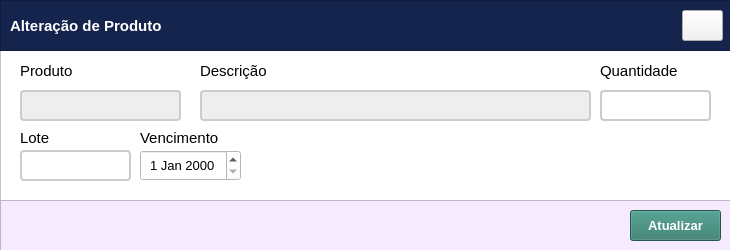
<?xml version="1.0" encoding="UTF-8"?>
<ui version="4.0">
 <class>MainWindow</class>
 <widget class="QMainWindow" name="MainWindow">
  <property name="geometry">
   <rect>
    <x>0</x>
    <y>0</y>
    <width>730</width>
    <height>250</height>
   </rect>
  </property>
  <property name="minimumSize">
   <size>
    <width>730</width>
    <height>250</height>
   </size>
  </property>
  <property name="maximumSize">
   <size>
    <width>730</width>
    <height>250</height>
   </size>
  </property>
  <property name="windowTitle">
   <string>MainWindow</string>
  </property>
  <property name="styleSheet">
   <string notr="true">background-color: rgb(255, 255, 255);</string>
  </property>
  <widget class="QWidget" name="centralwidget">
   <widget class="QFrame" name="frame_3">
    <property name="geometry">
     <rect>
      <x>0</x>
      <y>0</y>
      <width>733</width>
      <height>51</height>
     </rect>
    </property>
    <property name="styleSheet">
     <string notr="true">background-color: rgb(20, 36, 76);</string>
    </property>
    <property name="frameShape">
     <enum>QFrame::StyledPanel</enum>
    </property>
    <property name="frameShadow">
     <enum>QFrame::Raised</enum>
    </property>
    <layout class="QHBoxLayout" name="horizontalLayout_2">
     <item>
      <widget class="QLabel" name="labelProdutos_2">
       <property name="font">
        <font>
         <family>Arial</family>
         <pointsize>11</pointsize>
         <weight>75</weight>
         <bold>true</bold>
        </font>
       </property>
       <property name="styleSheet">
        <string notr="true">color:rgb(255, 255, 255)</string>
       </property>
       <property name="text">
        <string>Alteração de Produto</string>
       </property>
      </widget>
     </item>
     <item>
      <spacer name="horizontalSpacer_2">
       <property name="orientation">
        <enum>Qt::Horizontal</enum>
       </property>
       <property name="sizeHint" stdset="0">
        <size>
         <width>588</width>
         <height>20</height>
        </size>
       </property>
      </spacer>
     </item>
     <item>
      <widget class="QPushButton" name="btnSair">
       <property name="minimumSize">
        <size>
         <width>41</width>
         <height>31</height>
        </size>
       </property>
       <property name="maximumSize">
        <size>
         <width>41</width>
         <height>31</height>
        </size>
       </property>
       <property name="styleSheet">
        <string notr="true">background-color:rgb(242, 242, 242)</string>
       </property>
       <property name="text">
        <string/>
       </property>
       <property name="icon">
        <iconset>
         <normaloff>../SQL/img/icons8-logout-arredondado-50.png</normaloff>../SQL/img/icons8-logout-arredondado-50.png</iconset>
       </property>
       <property name="iconSize">
        <size>
         <width>18</width>
         <height>18</height>
        </size>
       </property>
      </widget>
     </item>
    </layout>
   </widget>
   <widget class="QFrame" name="frame">
    <property name="geometry">
     <rect>
      <x>0</x>
      <y>200</y>
      <width>731</width>
      <height>51</height>
     </rect>
    </property>
    <property name="minimumSize">
     <size>
      <width>731</width>
      <height>51</height>
     </size>
    </property>
    <property name="styleSheet">
     <string notr="true">background-color: rgb(246, 234, 255);</string>
    </property>
    <property name="frameShape">
     <enum>QFrame::StyledPanel</enum>
    </property>
    <property name="frameShadow">
     <enum>QFrame::Raised</enum>
    </property>
    <layout class="QHBoxLayout" name="horizontalLayout">
     <item>
      <spacer name="horizontalSpacer">
       <property name="orientation">
        <enum>Qt::Horizontal</enum>
       </property>
       <property name="sizeHint" stdset="0">
        <size>
         <width>611</width>
         <height>20</height>
        </size>
       </property>
      </spacer>
     </item>
     <item>
      <widget class="QPushButton" name="btnAtualiz">
       <property name="enabled">
        <bool>true</bool>
       </property>
       <property name="minimumSize">
        <size>
         <width>91</width>
         <height>31</height>
        </size>
       </property>
       <property name="maximumSize">
        <size>
         <width>91</width>
         <height>31</height>
        </size>
       </property>
       <property name="font">
        <font>
         <pointsize>10</pointsize>
         <weight>75</weight>
         <bold>true</bold>
        </font>
       </property>
       <property name="styleSheet">
        <string notr="true">background-color:rgb(46, 122, 107);
color: rgb(255,255,255)</string>
       </property>
       <property name="text">
        <string>Atualizar</string>
       </property>
      </widget>
     </item>
    </layout>
   </widget>
   <widget class="QFrame" name="frame_2">
    <property name="geometry">
     <rect>
      <x>0</x>
      <y>50</y>
      <width>731</width>
      <height>151</height>
     </rect>
    </property>
    <property name="styleSheet">
     <string notr="true">background-color: rgb(255, 255, 255);</string>
    </property>
    <property name="frameShape">
     <enum>QFrame::StyledPanel</enum>
    </property>
    <property name="frameShadow">
     <enum>QFrame::Raised</enum>
    </property>
    <widget class="QLabel" name="labelInfoContBal">
     <property name="geometry">
      <rect>
       <x>200</x>
       <y>10</y>
       <width>331</width>
       <height>21</height>
      </rect>
     </property>
     <property name="font">
      <font>
       <pointsize>11</pointsize>
      </font>
     </property>
     <property name="styleSheet">
      <string notr="true"/>
     </property>
     <property name="text">
      <string>Descrição</string>
     </property>
    </widget>
    <widget class="QLabel" name="labelInfoLote">
     <property name="geometry">
      <rect>
       <x>20</x>
       <y>80</y>
       <width>111</width>
       <height>16</height>
      </rect>
     </property>
     <property name="font">
      <font>
       <pointsize>11</pointsize>
      </font>
     </property>
     <property name="styleSheet">
      <string notr="true"/>
     </property>
     <property name="text">
      <string>Lote</string>
     </property>
    </widget>
    <widget class="QLineEdit" name="lineEditQtd">
     <property name="enabled">
      <bool>true</bool>
     </property>
     <property name="geometry">
      <rect>
       <x>600</x>
       <y>40</y>
       <width>111</width>
       <height>31</height>
      </rect>
     </property>
     <property name="styleSheet">
      <string notr="true">padding-left: 10px;
border:2px solid rgb(204, 204, 204);
border-radius:4px;</string>
     </property>
     <property name="maxLength">
      <number>4</number>
     </property>
    </widget>
    <widget class="QLineEdit" name="lineEditCodProdut">
     <property name="enabled">
      <bool>true</bool>
     </property>
     <property name="geometry">
      <rect>
       <x>20</x>
       <y>40</y>
       <width>161</width>
       <height>31</height>
      </rect>
     </property>
     <property name="cursor">
      <cursorShape>ForbiddenCursor</cursorShape>
     </property>
     <property name="focusPolicy">
      <enum>Qt::NoFocus</enum>
     </property>
     <property name="styleSheet">
      <string notr="true">padding-left: 10px;
border:2px solid rgb(204, 204, 204);
border-radius:4px;
background-color: rgb(238, 238, 238);</string>
     </property>
     <property name="maxLength">
      <number>14</number>
     </property>
    </widget>
    <widget class="QLabel" name="labelInfoQtd">
     <property name="geometry">
      <rect>
       <x>600</x>
       <y>10</y>
       <width>111</width>
       <height>21</height>
      </rect>
     </property>
     <property name="font">
      <font>
       <pointsize>11</pointsize>
      </font>
     </property>
     <property name="styleSheet">
      <string notr="true"/>
     </property>
     <property name="text">
      <string>Quantidade</string>
     </property>
    </widget>
    <widget class="QLineEdit" name="lineEditDesc">
     <property name="geometry">
      <rect>
       <x>200</x>
       <y>40</y>
       <width>391</width>
       <height>31</height>
      </rect>
     </property>
     <property name="cursor">
      <cursorShape>ForbiddenCursor</cursorShape>
     </property>
     <property name="mouseTracking">
      <bool>false</bool>
     </property>
     <property name="focusPolicy">
      <enum>Qt::NoFocus</enum>
     </property>
     <property name="styleSheet">
      <string notr="true">padding-left: 10px;
border:2px solid rgb(204, 204, 204);
border-radius:4px;
background-color: rgb(238, 238, 238);</string>
     </property>
    </widget>
    <widget class="QLabel" name="labelInfoCodProdut">
     <property name="geometry">
      <rect>
       <x>20</x>
       <y>10</y>
       <width>161</width>
       <height>21</height>
      </rect>
     </property>
     <property name="font">
      <font>
       <pointsize>11</pointsize>
      </font>
     </property>
     <property name="styleSheet">
      <string notr="true"/>
     </property>
     <property name="text">
      <string>Produto</string>
     </property>
    </widget>
    <widget class="QLabel" name="labelInfoVenc">
     <property name="geometry">
      <rect>
       <x>140</x>
       <y>80</y>
       <width>111</width>
       <height>16</height>
      </rect>
     </property>
     <property name="font">
      <font>
       <pointsize>11</pointsize>
      </font>
     </property>
     <property name="styleSheet">
      <string notr="true"/>
     </property>
     <property name="text">
      <string>Vencimento</string>
     </property>
    </widget>
    <widget class="QLineEdit" name="lineEditLote">
     <property name="enabled">
      <bool>true</bool>
     </property>
     <property name="geometry">
      <rect>
       <x>20</x>
       <y>100</y>
       <width>111</width>
       <height>31</height>
      </rect>
     </property>
     <property name="styleSheet">
      <string notr="true">padding-left: 10px;
border:2px solid rgb(204, 204, 204);
border-radius:4px;</string>
     </property>
     <property name="maxLength">
      <number>20</number>
     </property>
    </widget>
    <widget class="QDateEdit" name="dateEditVenc">
     <property name="enabled">
      <bool>true</bool>
     </property>
     <property name="geometry">
      <rect>
       <x>140</x>
       <y>100</y>
       <width>101</width>
       <height>31</height>
      </rect>
     </property>
     <property name="font">
      <font>
       <pointsize>10</pointsize>
      </font>
     </property>
     <property name="styleSheet">
      <string notr="true">padding-left: 5px;</string>
     </property>
    </widget>
   </widget>
   <zorder>frame_2</zorder>
   <zorder>frame_3</zorder>
   <zorder>frame</zorder>
  </widget>
 </widget>
 <resources/>
 <connections>
  <connection>
   <sender>lineEditCodProdut</sender>
   <signal>returnPressed()</signal>
   <receiver>lineEditQtd</receiver>
   <slot>setFocus()</slot>
   <hints>
    <hint type="sourcelabel">
     <x>100</x>
     <y>105</y>
    </hint>
    <hint type="destinationlabel">
     <x>655</x>
     <y>105</y>
    </hint>
   </hints>
  </connection>
  <connection>
   <sender>lineEditQtd</sender>
   <signal>returnPressed()</signal>
   <receiver>lineEditLote</receiver>
   <slot>setFocus()</slot>
   <hints>
    <hint type="sourcelabel">
     <x>655</x>
     <y>105</y>
    </hint>
    <hint type="destinationlabel">
     <x>75</x>
     <y>165</y>
    </hint>
   </hints>
  </connection>
  <connection>
   <sender>lineEditLote</sender>
   <signal>returnPressed()</signal>
   <receiver>dateEditVenc</receiver>
   <slot>setFocus()</slot>
   <hints>
    <hint type="sourcelabel">
     <x>75</x>
     <y>165</y>
    </hint>
    <hint type="destinationlabel">
     <x>190</x>
     <y>165</y>
    </hint>
   </hints>
  </connection>
  <connection>
   <sender>dateEditVenc</sender>
   <signal>editingFinished()</signal>
   <receiver>btnAtualiz</receiver>
   <slot>click()</slot>
   <hints>
    <hint type="sourcelabel">
     <x>190</x>
     <y>165</y>
    </hint>
    <hint type="destinationlabel">
     <x>675</x>
     <y>225</y>
    </hint>
   </hints>
  </connection>
 </connections>
</ui>
